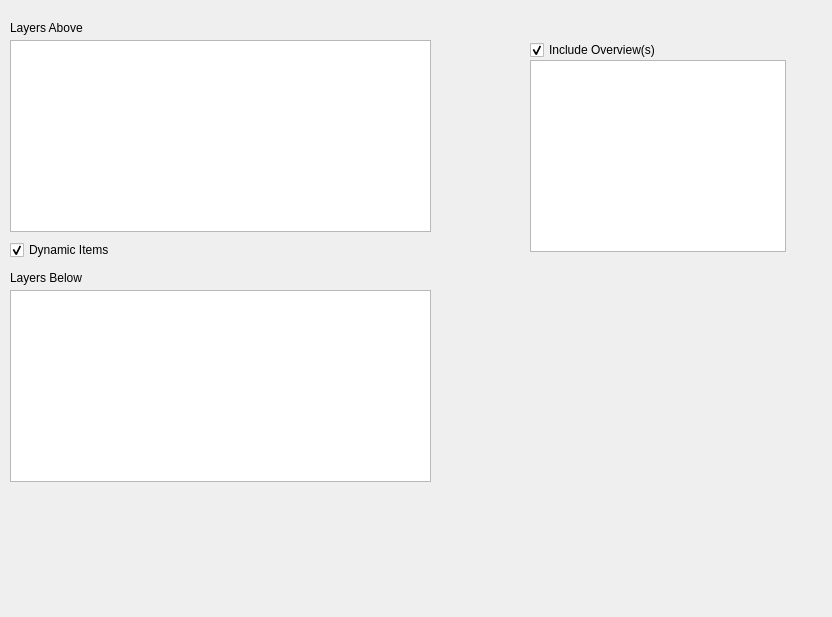
<?xml version="1.0" encoding="UTF-8"?>
<ui version="4.0">
 <class>Form</class>
 <widget class="QWidget" name="Form">
  <property name="geometry">
   <rect>
    <x>0</x>
    <y>0</y>
    <width>832</width>
    <height>617</height>
   </rect>
  </property>
  <property name="windowTitle">
   <string>Form</string>
  </property>
  <widget class="QListView" name="listView">
   <property name="geometry">
    <rect>
     <x>10</x>
     <y>40</y>
     <width>421</width>
     <height>192</height>
    </rect>
   </property>
  </widget>
  <widget class="QCheckBox" name="checkBox">
   <property name="geometry">
    <rect>
     <x>10</x>
     <y>240</y>
     <width>121</width>
     <height>20</height>
    </rect>
   </property>
   <property name="text">
    <string>Dynamic Items</string>
   </property>
   <property name="checked">
    <bool>true</bool>
   </property>
  </widget>
  <widget class="QListView" name="listView_2">
   <property name="geometry">
    <rect>
     <x>10</x>
     <y>290</y>
     <width>421</width>
     <height>192</height>
    </rect>
   </property>
  </widget>
  <widget class="QLabel" name="label">
   <property name="geometry">
    <rect>
     <x>10</x>
     <y>270</y>
     <width>91</width>
     <height>16</height>
    </rect>
   </property>
   <property name="text">
    <string>Layers Below</string>
   </property>
  </widget>
  <widget class="QLabel" name="label_2">
   <property name="geometry">
    <rect>
     <x>10</x>
     <y>20</y>
     <width>91</width>
     <height>16</height>
    </rect>
   </property>
   <property name="text">
    <string>Layers Above</string>
   </property>
  </widget>
  <widget class="QCheckBox" name="checkBox_2">
   <property name="geometry">
    <rect>
     <x>530</x>
     <y>40</y>
     <width>141</width>
     <height>20</height>
    </rect>
   </property>
   <property name="text">
    <string>Include Overview(s)</string>
   </property>
   <property name="checked">
    <bool>true</bool>
   </property>
  </widget>
  <widget class="QListView" name="listView_3">
   <property name="geometry">
    <rect>
     <x>530</x>
     <y>60</y>
     <width>256</width>
     <height>192</height>
    </rect>
   </property>
  </widget>
 </widget>
 <resources/>
 <connections/>
</ui>
